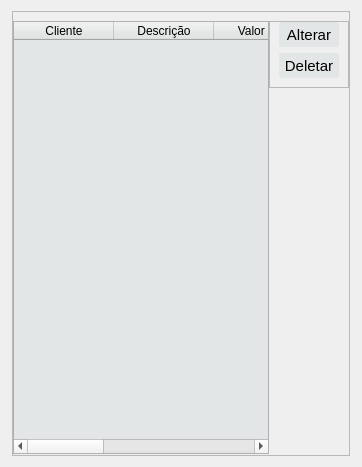
                <widget class="QWidget" name="tab_5">
                 <attribute name="title">
                  <string>Lista</string>
                 </attribute>
                 <layout class="QGridLayout" name="gridLayout_11">
                  <item row="1" column="2">
                   <spacer name="horizontalSpacer_38">
                    <property name="orientation">
                     <enum>Qt::Horizontal</enum>
                    </property>
                    <property name="sizeType">
                     <enum>QSizePolicy::Fixed</enum>
                    </property>
                    <property name="sizeHint" stdset="0">
                     <size>
                      <width>1</width>
                      <height>20</height>
                     </size>
                    </property>
                   </spacer>
                  </item>
                  <item row="1" column="0">
                   <spacer name="horizontalSpacer_39">
                    <property name="orientation">
                     <enum>Qt::Horizontal</enum>
                    </property>
                    <property name="sizeType">
                     <enum>QSizePolicy::Preferred</enum>
                    </property>
                    <property name="sizeHint" stdset="0">
                     <size>
                      <width>1</width>
                      <height>20</height>
                     </size>
                    </property>
                   </spacer>
                  </item>
                  <item row="0" column="1" rowspan="2">
                   <widget class="QFrame" name="frame_12">
                    <property name="frameShape">
                     <enum>QFrame::StyledPanel</enum>
                    </property>
                    <property name="frameShadow">
                     <enum>QFrame::Raised</enum>
                    </property>
                    <layout class="QGridLayout" name="gridLayout_12">
                     <property name="leftMargin">
                      <number>0</number>
                     </property>
                     <property name="rightMargin">
                      <number>0</number>
                     </property>
                     <property name="bottomMargin">
                      <number>0</number>
                     </property>
                     <property name="horizontalSpacing">
                      <number>0</number>
                     </property>
                     <property name="verticalSpacing">
                      <number>6</number>
                     </property>
                     <item row="1" column="1">
                      <spacer name="verticalSpacer_15">
                       <property name="orientation">
                        <enum>Qt::Vertical</enum>
                       </property>
                       <property name="sizeHint" stdset="0">
                        <size>
                         <width>20</width>
                         <height>366</height>
                        </size>
                       </property>
                      </spacer>
                     </item>
                     <item row="0" column="1">
                      <widget class="QFrame" name="frame_13">
                       <property name="minimumSize">
                        <size>
                         <width>0</width>
                         <height>0</height>
                        </size>
                       </property>
                       <property name="font">
                        <font>
                         <pointsize>8</pointsize>
                        </font>
                       </property>
                       <property name="styleSheet">
                        <string notr="true">QPushButton{
	
		background-color: rgb(227, 230, 230);
	border-radius:2px;
	color: rgb(0, 0, 0);
}
QPushButton:hover{
	border-radius:5px;
	background-color: rgb(255, 255, 255);
}</string>
                       </property>
                       <property name="frameShape">
                        <enum>QFrame::StyledPanel</enum>
                       </property>
                       <property name="frameShadow">
                        <enum>QFrame::Raised</enum>
                       </property>
                       <layout class="QVBoxLayout" name="verticalLayout_15">
                        <property name="topMargin">
                         <number>0</number>
                        </property>
                        <item>
                         <widget class="QPushButton" name="btn_alterar_cliente_3">
                          <property name="minimumSize">
                           <size>
                            <width>60</width>
                            <height>25</height>
                           </size>
                          </property>
                          <property name="font">
                           <font>
                            <pointsize>11</pointsize>
                           </font>
                          </property>
                          <property name="text">
                           <string>Alterar</string>
                          </property>
                         </widget>
                        </item>
                        <item>
                         <widget class="QPushButton" name="btn_deletar_cliente_3">
                          <property name="minimumSize">
                           <size>
                            <width>60</width>
                            <height>25</height>
                           </size>
                          </property>
                          <property name="font">
                           <font>
                            <pointsize>11</pointsize>
                           </font>
                          </property>
                          <property name="text">
                           <string>Deletar</string>
                          </property>
                         </widget>
                        </item>
                       </layout>
                      </widget>
                     </item>
                     <item row="0" column="0" rowspan="2">
                      <widget class="QTableWidget" name="tableWidget_4">
                       <property name="styleSheet">
                        <string notr="true">QLineEdit{

	
	background-color: rgb(255,255,255);
	font: 10pt &quot;MS Shell Dlg 2&quot;;
}

QFrame{

	
		background-color: rgb(227, 230, 230);

}
</string>
                       </property>
                       <column>
                        <property name="text">
                         <string>Cliente</string>
                        </property>
                       </column>
                       <column>
                        <property name="text">
                         <string>Descrição</string>
                        </property>
                       </column>
                       <column>
                        <property name="text">
                         <string>Valor Und</string>
                        </property>
                       </column>
                       <column>
                        <property name="text">
                         <string>Quantidade</string>
                        </property>
                       </column>
                       <column>
                        <property name="text">
                         <string>Valor Total</string>
                        </property>
                       </column>
                       <column>
                        <property name="text">
                         <string>Data de Entrega</string>
                        </property>
                       </column>
                      </widget>
                     </item>
                     <item row="2" column="0">
                      <spacer name="verticalSpacer_22">
                       <property name="orientation">
                        <enum>Qt::Vertical</enum>
                       </property>
                       <property name="sizeType">
                        <enum>QSizePolicy::Fixed</enum>
                       </property>
                       <property name="sizeHint" stdset="0">
                        <size>
                         <width>20</width>
                         <height>1</height>
                        </size>
                       </property>
                      </spacer>
                     </item>
                    </layout>
                   </widget>
                  </item>
                 </layout>
                </widget>
